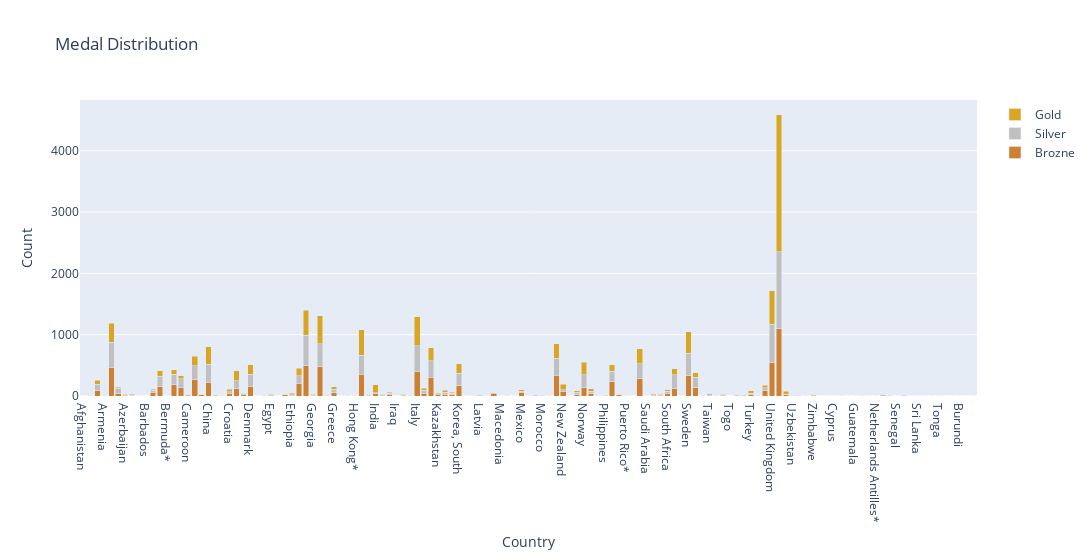

Notebook code for this chart:
### Code cell
fig1=make_subplots()
fig1.add_trace(go.Bar(y=bronzeDistribution["Count"],x=bronzeDistribution.index.get_level_values('Country'),name="Brozne",marker_color='#cd7f32'))
fig1.add_trace(go.Bar(y=silverDistribution["Count"],x=silverDistribution.index.get_level_values('Country'),name="Silver",marker_color='#c0c0c0'))
fig1.add_trace(go.Bar(y=goldDistribution["Count"],x=goldDistribution.index.get_level_values('Country'),name="Gold",marker_color='#daa520'))
fig1.update_layout(width=1200,
    title="Medal Distribution",
    xaxis_title="Country",
    yaxis_title="Count",
    barmode="stack")
fig1.show()

### Figure 1 — Plotly figure (JSON) as saved in the notebook; plotly's stock layout.template omitted (floating-point values rounded to 4 significant figures)
{"data": [{"marker": {"color": "#cd7f32"}, "name": "Brozne", "type": "bar", "x": ["Afghanistan", "Algeria", "Argentina", "Armenia", "Australia", "Austria", "Azerbaijan", "Bahamas", "Bahrain", "Barbados", "Belarus", "Belgium", "Bermuda*", "Brazil", "Bulgaria", "Cameroon", "Canada", "Chile", "China", "Colombia", "Costa Rica", "Croatia", "Cuba", "Czech Republic", "Denmark", "Djibouti", "Dominican Republic", "Egypt", "Eritrea", "Estonia", "Ethiopia", "Finland", "France", "Georgia", "Germany", "Ghana", "Greece", "Guyana", "Haiti", "Hong Kong*", "Hungary", "Iceland", "India", "Indonesia", "Iran", "Iraq", "Ireland", "Israel", "Italy", "Jamaica", "Japan", "Kazakhstan", "Kenya", "Korea, North", "Korea, South", "Kuwait", "Kyrgyzstan", "Latvia", "Lebanon", "Lithuania", "Macedonia", "Malaysia", "Mauritius", "Mexico", "Moldova", "Mongolia", "Morocco", "Mozambique", "Netherlands", "New Zealand", "Niger", "Nigeria", "Norway", "Pakistan", "Panama", "Philippines", "Poland", "Portugal", "Puerto Rico*", "Qatar", "Russia", "Saudi Arabia", "Slovakia", "Slovenia", "South Africa", "Spain", "Suriname", "Sweden", "Switzerland", "Syria", "Taiwan", "Tajikistan", "Thailand", "Togo", "Trinidad and Tobago", "Tunisia", "Turkey", "Uganda", "Ukraine", "United Kingdom", "United States", "Uruguay", "Uzbekistan", "Venezuela", "Zambia", "Zimbabwe"], "y": [2, 8, 91, 8, 472, 44, 15, 5, 1, 1, 59, 152, 1, 185, 137, 2, 262, 21, 221, 11, 2, 34, 116, 20, 160, 1, 1, 11, 1, 20, 16, 212, 497, 14, 475, 15, 52, 1, 7, 1, 351, 2, 38, 13, 24, 1, 12, 5, 404, 47, 303, 20, 30, 32, 167, 2, 2, 6, 2, 44, 1, 4, 1, 51, 3, 13, 11, 1, 339, 75, 1, 27, 145, 34, 2, 7, 231, 18, 6, 4, 291, 5, 12, 14, 37, 117, 1, 328, 138, 1, 14, 2, 12, 1, 11, 4, 23, 2, 90, 553, 1098, 30, 10, 8, 1, 1]}, {"marker": {"color": "#c0c0c0"}, "name": "Silver", "type": "bar", "x": ["Algeria", "Argentina", "Armenia", "Australia", "Austria", "Azerbaijan", "Bahamas", "Belarus", "Belgium", "Botswana", "Brazil", "Bulgaria", "Cameroon", "Canada", "Chile", "China", "Colombia", "Costa Rica", "Cote d'Ivoire", "Croatia", "Cuba", "Cyprus", "Czech Republic", "Denmark", "Dominican Republic", "Ecuador", "Egypt", "Estonia", "Ethiopia", "Finland", "France", "Gabon", "Georgia", "Germany", "Ghana", "Greece", "Guatemala", "Haiti", "Hong Kong*", "Hungary", "Iceland", "India", "Indonesia", "Iran", "Ireland", "Israel", "Italy", "Jamaica", "Japan", "Kazakhstan", "Kenya", "Korea, North", "Korea, South", "Kyrgyzstan", "Latvia", "Lebanon", "Lithuania", "Luxembourg", "Malaysia", "Mexico", "Moldova", "Mongolia", "Morocco", "Namibia", "Netherlands", "Netherlands Antilles*", "New Zealand", "Nigeria", "Norway", "Pakistan", "Paraguay", "Peru", "Philippines", "Poland", "Portugal", "Puerto Rico*", "Russia", "Saudi Arabia", "Senegal", "Serbia", "Singapore", "Slovakia", "Slovenia", "South Africa", "Spain", "Sri Lanka", "Sudan", "Sweden", "Switzerland", "Syria", "Taiwan", "Tajikistan", "Tanzania", "Thailand", "Tonga", "Trinidad and Tobago", "Tunisia", "Turkey", "Uganda", "Ukraine", "United Kingdom", "United States", "Uruguay", "Uzbekistan", "Venezuela", "Vietnam", "Virgin Islands*", "Zambia", "Zimbabwe"], "y": [2, 99, 2, 405, 81, 5, 9, 37, 168, 1, 173, 143, 1, 232, 9, 296, 6, 1, 1, 34, 129, 1, 22, 197, 2, 1, 10, 10, 8, 120, 491, 1, 5, 378, 1, 62, 1, 1, 2, 316, 15, 18, 16, 21, 9, 1, 416, 49, 272, 17, 35, 12, 204, 1, 11, 2, 5, 1, 4, 23, 3, 9, 5, 4, 279, 1, 30, 38, 200, 45, 17, 14, 2, 174, 11, 2, 238, 1, 1, 14, 4, 12, 7, 39, 227, 2, 1, 367, 167, 1, 27, 1, 2, 6, 1, 8, 2, 25, 3, 42, 621, 1252, 2, 5, 2, 2, 1, 1, 4]}, {"marker": {"color": "#daa520"}, "name": "Gold", "type": "bar", "x": ["Algeria", "Argentina", "Armenia", "Australia", "Austria", "Azerbaijan", "Bahamas", "Belarus", "Belgium", "Brazil", "Bulgaria", "Burundi", "Cameroon", "Canada", "Chile", "China", "Colombia", "Costa Rica", "Croatia", "Cuba", "Czech Republic", "Denmark", "Dominican Republic", "Ecuador", "Egypt", "Estonia", "Ethiopia", "Finland", "France", "Georgia", "Germany", "Greece", "Grenada", "Hong Kong*", "Hungary", "India", "Indonesia", "Iran", "Ireland", "Israel", "Italy", "Jamaica", "Japan", "Kazakhstan", "Kenya", "Korea, North", "Korea, South", "Latvia", "Lithuania", "Luxembourg", "Mexico", "Mongolia", "Morocco", "Mozambique", "Netherlands", "New Zealand", "Nigeria", "Norway", "Pakistan", "Panama", "Peru", "Poland", "Portugal", "Russia", "Slovakia", "Slovenia", "South Africa", "Spain", "Suriname", "Sweden", "Switzerland", "Syria", "Taiwan", "Thailand", "Trinidad and Tobago", "Tunisia", "Turkey", "Uganda", "Ukraine", "United Arab Emirates", "United Kingdom", "United States", "Uruguay", "Uzbekistan", "Venezuela", "Zimbabwe"], "y": [5, 69, 1, 312, 21, 6, 13, 17, 91, 73, 53, 1, 20, 155, 3, 290, 2, 1, 46, 165, 14, 150, 3, 1, 7, 9, 21, 124, 408, 6, 452, 34, 1, 1, 412, 128, 9, 16, 9, 1, 476, 31, 213, 12, 28, 14, 158, 3, 6, 1, 32, 2, 6, 1, 233, 85, 19, 209, 42, 1, 1, 106, 4, 239, 10, 5, 30, 98, 1, 349, 75, 1, 3, 7, 1, 4, 38, 2, 41, 1, 546, 2235, 44, 5, 2, 18]}], "layout": {"barmode": "stack", "title": {"text": "Medal Distribution"}, "width": 1200, "xaxis": {"anchor": "y", "domain": [0, 1], "title": {"text": "Country"}}, "yaxis": {"anchor": "x", "domain": [0, 1], "title": {"text": "Count"}}}}
